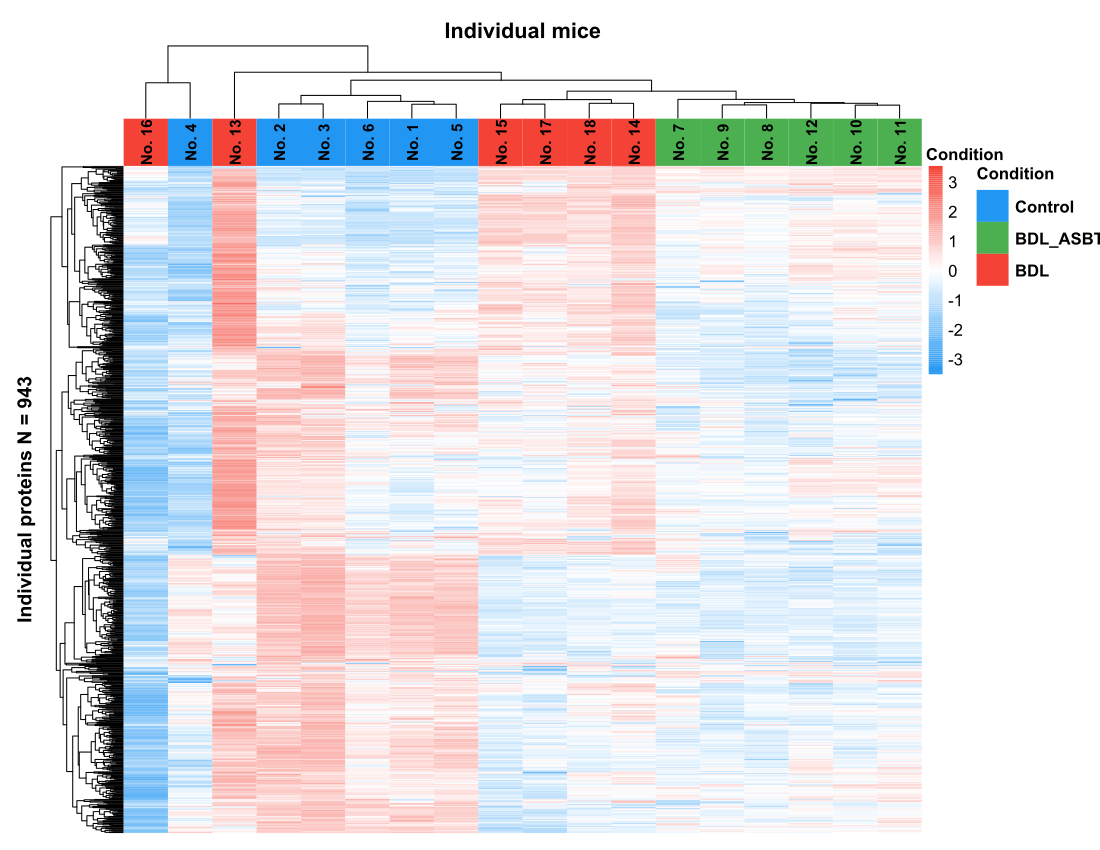

Reproduce this figure in R.
# ==============================================================================
# SCRIPT: Global_Protein_Landscape_Heatmaps_ALL_Mice.R
# LOCATION: C:/Users/ngoune/Documents/Projet I/Protein_Modeling_share/New_Data/
# OBJECTIVE: Generate a clean 2-Page PDF report containing ONLY the Unsupervised Heatmaps
#            Page 1: BDL Cohort (All 18 Mice including BDL_ASBTi Zwischenmäuse)
#            Page 2: CCL4 Cohort (All Mice including Oil M2, Oil M12, CCl4 M2, CCl4 M6)
# ==============================================================================

library(data.table)
library(ggplot2)
library(pheatmap)
library(gtable)
library(grid)

# Output directory & PDF path
out_dir <- "C:/Users/ngoune/Documents/Projet I/Protein_Modeling_share/New_Data"
pdf_path <- file.path(out_dir, "Global_Protein_Landscape_Heatmaps_ALL_Mice.pdf")

# -------------------------------------------------------------------------
# 1. LOAD DATA
# -------------------------------------------------------------------------
print("Loading data...")
load("C:/Users/ngoune/Documents/Projet I/Protein_Modeling_share/Cross_Data_Analysis/DTccl4_DT_LCPM_Gene_Protein_full.RData")
Full_DT <- as.data.table(DTccl4_DT_LCPM)

BDL_DT  <- Full_DT[is.na(TreatmentTime)]
CCL4_DT <- Full_DT[!is.na(TreatmentTime)]

# -------------------------------------------------------------------------
# 2. DEFINE CUSTOM PHEATMAP OVERRIDES (Exact formatting from landscape script)
# -------------------------------------------------------------------------

# Custom draw_colnames: draw vertically inside the annotation bar
draw_colnames_inside_annotation <- function (coln, gaps, vjust_col, hjust_col, angle_col, ...) 
{
    coord = pheatmap:::find_coordinates(length(coln), gaps)
    x = coord$coord - 0.5 * coord$size
    res = grid::textGrob(coln, x = x, y = grid::unit(0.5, "npc"), 
                         vjust = 0.5, hjust = 0.5, rot = 90, 
                         gp = grid::gpar(fontface = "bold", ...))
    return(res)
}
assignInNamespace("draw_colnames", draw_colnames_inside_annotation, ns = "pheatmap")

# Custom draw_annotation_legend: support plotmath expressions (subscripts) in legend labels
draw_annotation_legend_parsed <- function(annotation, annotation_colors, border_color, ...) {
    y = unit(1, "npc")
    text_height = unit(1.2, "grobheight", textGrob("FGH", gp = gpar(fontsize = 13, fontface = "bold", ...)))
    res = gList()
    for (i in names(annotation)) {
        res[[i]] = textGrob(i, x = 0, y = y, vjust = 1, hjust = 0, 
            gp = gpar(fontface = "bold", fontsize = 14, ...))
        y = y - 1.5 * text_height
        if (is.character(annotation[[i]]) | is.factor(annotation[[i]])) {
            n = length(annotation_colors[[i]])
            yy = y - (1:n - 1) * 2 * text_height
            res[[paste(i, "r")]] = rectGrob(x = unit(0, "npc"), 
                y = yy, hjust = 0, vjust = 1, height = 2 * text_height, 
                width = 2 * text_height, gp = gpar(col = border_color, 
                  fill = annotation_colors[[i]]))
            
            labels_raw <- names(annotation_colors[[i]])
            labels_parsed <- lapply(labels_raw, function(x) {
                if (grepl("\\[|~", x)) parse(text = x)[[1]] else x
            })
            
            for(j in 1:length(labels_parsed)) {
                res[[paste(i, "t", j)]] = textGrob(labels_parsed[[j]], 
                    x = text_height * 2.4, y = yy[j] - text_height, 
                    hjust = 0, vjust = 0.5, gp = gpar(fontface = "bold", fontsize = 12, ...))
            }
            y = y - n * 2 * text_height
        }
        else {
            yy = y - 8 * text_height + seq(0, 1, 0.25)[-1] * 
                8 * text_height
            h = 8 * text_height * 0.25
            res[[paste(i, "r")]] = rectGrob(x = unit(0, "npc"), 
                y = yy, hjust = 0, vjust = 1, height = h, width = 2 * 
                text_height, gp = gpar(col = NA, fill = colorRampPalette(annotation_colors[[i]])(4)))
            res[[paste(i, "r2")]] = rectGrob(x = unit(0, "npc"), 
                y = y, hjust = 0, vjust = 1, height = 8 * text_height, 
                width = 2 * text_height, gp = gpar(col = border_color, 
                  fill = NA))
            txt = rev(range(grid.pretty(range(annotation[[i]], 
                na.rm = TRUE))))
            yy = y - c(1, 7) * text_height
            res[[paste(i, "t")]] = textGrob(txt, x = text_height * 
                2.4, y = yy, hjust = 0, vjust = 0.5, gp = gpar(fontface = "bold", fontsize = 11, ...))
            y = y - 8 * text_height
        }
        y = y - 1.5 * text_height
    }
    res = gTree(children = res)
    return(res)
}
assignInNamespace("draw_annotation_legend", draw_annotation_legend_parsed, ns = "pheatmap")

# Open PDF device (2 Pages)
cairo_pdf(pdf_path, width = 11, height = 8.5)

# ==============================================================================
# PAGE 1: BDL UNSUPERVISED HEATMAP (ALL 18 MICE WITH ZWISCHENMÄUSE)
# ==============================================================================
print("Generating Page 1: BDL Heatmap (18 Mice)...")

bdl_heatmap_dt <- BDL_DT[!is.na(ProteinIntensity), .(GeneProtein, ProteinIntensity, MiceInfo, Treatment)]

# Map 3 Treatment groups
bdl_heatmap_dt[, Condition := fcase(
  Treatment == "control",   "Control",
  Treatment == "BDL_ASBTi", "BDL_ASBTi",
  Treatment == "BDL",       "BDL"
)]

mat_wide_bdl <- dcast(bdl_heatmap_dt, GeneProtein ~ MiceInfo, value.var = "ProteinIntensity")
mat_matrix_bdl <- as.matrix(mat_wide_bdl[, -1, with = FALSE])
rownames(mat_matrix_bdl) <- mat_wide_bdl$GeneProtein
mat_matrix_bdl <- na.omit(mat_matrix_bdl)

# Map 18 BDL mice to sequential numbers No. 1 to No. 18
bdl_mice_mapping <- c(
  "ShamvehicleM1" = "No. 1",
  "ShamvehicleM3" = "No. 2",
  "ShamvehicleM4" = "No. 3",
  "ShamvehicleM6" = "No. 4",
  "ShamvehicleM7" = "No. 5",
  "ShamvehicleM8" = "No. 6",
  "BDLASBTiM8"    = "No. 7",
  "BDLASBTiM9"    = "No. 8",
  "BDLASBTiM10"   = "No. 9",
  "BDLASBTiM11"   = "No. 10",
  "BDLASBTiM12"   = "No. 11",
  "BDLASBTiM14"   = "No. 12",
  "BDLvehicleM5"  = "No. 13",
  "BDLvehicleM7"  = "No. 14",
  "BDLvehicleM10" = "No. 15",
  "BDLvehicleM11" = "No. 16",
  "BDLvehicleM12" = "No. 17",
  "BDLvehicleM15" = "No. 18"
)
colnames(mat_matrix_bdl) <- bdl_mice_mapping[colnames(mat_matrix_bdl)]

# Annotations for BDL
meta_bdl <- unique(bdl_heatmap_dt[, .(MiceInfo, Condition)])
anno_bdl <- data.frame(Condition = meta_bdl$Condition)
rownames(anno_bdl) <- bdl_mice_mapping[meta_bdl$MiceInfo]
anno_bdl$Condition <- factor(anno_bdl$Condition, levels = c("Control", "BDL_ASBTi", "BDL"))

ann_colors_bdl <- list(
  Condition = c(
    "Control"   = "#2196F3", # Blue
    "BDL_ASBTi" = "#4CAF50", # Green (Zwischenmäuse)
    "BDL"       = "#F44336"  # Red
  )
)

res_bdl <- pheatmap(mat_matrix_bdl, 
                    cluster_rows = TRUE, cluster_cols = TRUE, 
                    show_rownames = FALSE, show_colnames = TRUE,
                    scale = "row", annotation_col = anno_bdl,
                    annotation_colors = ann_colors_bdl,
                    main = "Individual mice",
                    fontsize = 12, fontsize_col = 11,
                    color = colorRampPalette(c("#2196F3", "white", "#F44336"))(100),
                    silent = TRUE)

gt_bdl <- res_bdl$gtable

# Shift column names (mouse numbers) to Row 3 (annotation bar row)
gt_bdl$layout[gt_bdl$layout$name == "col_names", c("t", "b")] <- 3
gt_bdl$layout[gt_bdl$layout$name == "col_names", "z"] <- max(gt_bdl$layout$z) + 1

# Make Row 3 taller to fit vertical text labels
gt_bdl$heights[3] <- grid::unit(1.2, "cm")

# Modify col_annotation grob to fill the entire height of Row 3
anno_idx_bdl <- which(gt_bdl$layout$name == "col_annotation")
if (length(anno_idx_bdl) > 0) {
    gt_bdl$grobs[[anno_idx_bdl]]$height <- grid::unit(1, "npc")
    gt_bdl$grobs[[anno_idx_bdl]]$y <- grid::unit(0.5, "npc")
    gt_bdl$grobs[[anno_idx_bdl]]$vjust <- 0.5
}

# Collapse Row 5 (original col_names row at bottom)
gt_bdl$heights[5] <- grid::unit(0, "lines")

# Add a dedicated margin column on the far left for the Y-axis title
gt_bdl <- gtable_add_cols(gt_bdl, widths = grid::unit(1.2, "cm"), pos = 0)
gt_bdl$widths[[4]] <- gt_bdl$widths[[4]] - grid::unit(1.2, "cm")

y_label_bdl <- grid::textGrob(paste0("Individual proteins N = ", nrow(mat_matrix_bdl)), 
                              rot = 90, gp = grid::gpar(fontsize = 14, fontface = "bold"))
gt_bdl <- gtable_add_grob(gt_bdl, y_label_bdl, t = 4, l = 1, b = 4, r = 1, name = "y_axis_title")

# Draw Page 1
grid::grid.newpage()
grid::grid.draw(gt_bdl)


# ==============================================================================
# PAGE 2: CCL4 UNSUPERVISED HEATMAP (ALL MICE WITH ZWISCHENMÄUSE)
# ==============================================================================
print("Generating Page 2: CCL4 Heatmap (All Mice with Zwischenmäuse)...")

ccl4_heatmap_dt <- CCL4_DT[!is.na(ProteinIntensity) & MiceInfo != "month12_ccl4_rep6", 
                           .(GeneProtein, ProteinIntensity, MiceInfo, Treatment, TreatmentTime)]

# Map all 6 Treatment Groups for CCl4
ccl4_heatmap_dt[, Condition := fcase(
  Treatment == "oil"  & as.numeric(as.character(TreatmentTime)) == 0,  "Oil~(Month~0)",
  Treatment == "oil"  & as.numeric(as.character(TreatmentTime)) == 2,  "Oil~(Month~2)",
  Treatment == "oil"  & as.numeric(as.character(TreatmentTime)) == 12, "Oil~(Month~12)",
  Treatment == "ccl4" & as.numeric(as.character(TreatmentTime)) == 2,  "CCl[4]~(Month~2)",
  Treatment == "ccl4" & as.numeric(as.character(TreatmentTime)) == 6,  "CCl[4]~(Month~6)",
  Treatment == "ccl4" & as.numeric(as.character(TreatmentTime)) == 12, "CCl[4]~(Month~12)"
)]

mat_wide_ccl4 <- dcast(ccl4_heatmap_dt, GeneProtein ~ MiceInfo, value.var = "ProteinIntensity")
mat_matrix_ccl4 <- as.matrix(mat_wide_ccl4[, -1, with = FALSE])
rownames(mat_matrix_ccl4) <- mat_wide_ccl4$GeneProtein
mat_matrix_ccl4 <- na.omit(mat_matrix_ccl4)

# Sequential mouse numbering for CCL4
all_ccl4_mice <- unique(ccl4_heatmap_dt$MiceInfo)
meta_ccl4 <- unique(ccl4_heatmap_dt[, .(MiceInfo, Condition, Treatment, TreatmentTime)])
setorder(meta_ccl4, Treatment, TreatmentTime, MiceInfo)
meta_ccl4[, MouseNum := paste0("No. ", .I)]

ccl4_mice_mapping <- setNames(meta_ccl4$MouseNum, meta_ccl4$MiceInfo)
colnames(mat_matrix_ccl4) <- ccl4_mice_mapping[colnames(mat_matrix_ccl4)]

anno_ccl4 <- data.frame(Condition = meta_ccl4$Condition)
rownames(anno_ccl4) <- meta_ccl4$MouseNum
anno_ccl4$Condition <- factor(anno_ccl4$Condition, levels = c(
  "Oil~(Month~0)", "Oil~(Month~2)", "Oil~(Month~12)",
  "CCl[4]~(Month~2)", "CCl[4]~(Month~6)", "CCl[4]~(Month~12)"
))

# 6 Highly distinct colors
ann_colors_ccl4 <- list(
  Condition = c(
    "Oil~(Month~0)"    = "#1E88E5", # Pure Blue (Control)
    "Oil~(Month~2)"    = "#00ACC1", # Cyan / Teal
    "Oil~(Month~12)"   = "#8E24AA", # Purple
    "CCl[4]~(Month~2)"  = "#FF9800", # Orange
    "CCl[4]~(Month~6)"  = "#43A047", # Green
    "CCl[4]~(Month~12)" = "#E53935"  # Pure Red (Disease)
  )
)

res_ccl4 <- pheatmap(mat_matrix_ccl4, 
                     cluster_rows = TRUE, cluster_cols = TRUE, 
                     show_rownames = FALSE, show_colnames = TRUE,
                     scale = "row", annotation_col = anno_ccl4,
                     annotation_colors = ann_colors_ccl4,
                     main = "Individual mice",
                     fontsize = 12, fontsize_col = 10,
                     color = colorRampPalette(c("#2196F3", "white", "#F44336"))(100),
                     silent = TRUE)

gt_ccl4 <- res_ccl4$gtable

# Shift column names (mouse numbers) to Row 3 (annotation bar row)
gt_ccl4$layout[gt_ccl4$layout$name == "col_names", c("t", "b")] <- 3
gt_ccl4$layout[gt_ccl4$layout$name == "col_names", "z"] <- max(gt_ccl4$layout$z) + 1

# Make Row 3 taller to fit vertical text labels
gt_ccl4$heights[3] <- grid::unit(1.2, "cm")

# Modify col_annotation grob to fill the entire height of Row 3
anno_idx_ccl4 <- which(gt_ccl4$layout$name == "col_annotation")
if (length(anno_idx_ccl4) > 0) {
    gt_ccl4$grobs[[anno_idx_ccl4]]$height <- grid::unit(1, "npc")
    gt_ccl4$grobs[[anno_idx_ccl4]]$y <- grid::unit(0.5, "npc")
    gt_ccl4$grobs[[anno_idx_ccl4]]$vjust <- 0.5
}

# Collapse Row 5 (original col_names row at bottom)
gt_ccl4$heights[5] <- grid::unit(0, "lines")

# Add a dedicated margin column on the far left for the Y-axis title
gt_ccl4 <- gtable_add_cols(gt_ccl4, widths = grid::unit(1.2, "cm"), pos = 0)
gt_ccl4$widths[[4]] <- gt_ccl4$widths[[4]] - grid::unit(1.2, "cm")

y_label_ccl4 <- grid::textGrob(paste0("Individual proteins N = ", nrow(mat_matrix_ccl4)), 
                                rot = 90, gp = grid::gpar(fontsize = 14, fontface = "bold"))
gt_ccl4 <- gtable_add_grob(gt_ccl4, y_label_ccl4, t = 4, l = 1, b = 4, r = 1, name = "y_axis_title")

# Draw Page 2
grid::grid.newpage()
grid::grid.draw(gt_ccl4)

dev.off()

print(paste("SUCCESS! 2-Page Heatmaps Report saved to:", pdf_path))
